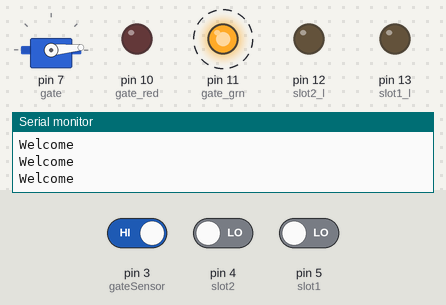
Bench run of a sketch on a simulated Arduino Uno, built with avr-gcc and run on an emulated ATmega328P. On the bench: servo, output pins drawn as LEDs (lit = HIGH), the last lines printed to the serial monitor. Dashed ring = blinking. Inputs (shaded band) come from the test bench; at power-on: pin 3 (gateSensor) HIGH, pin 4 (slot2) LOW, pin 5 (slot1) LOW.

Above: at 1.25 s.
1.3 s: pin 3 (gateSensor) driven LOW
At 2.1 s:
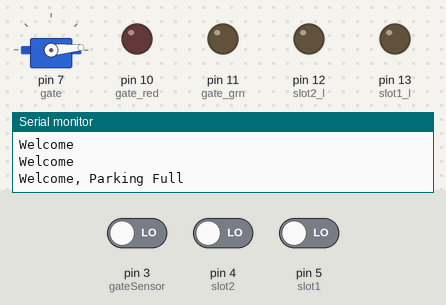
4.3 s: pin 4 (slot2) driven HIGH
At 6.1 s:
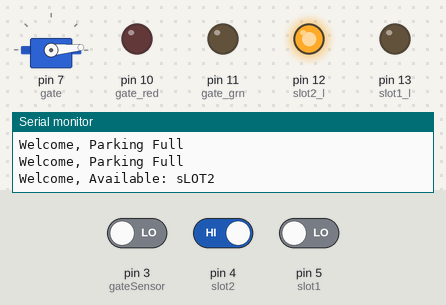
7.3 s: pin 5 (slot1) driven HIGH
At 8.3 s:
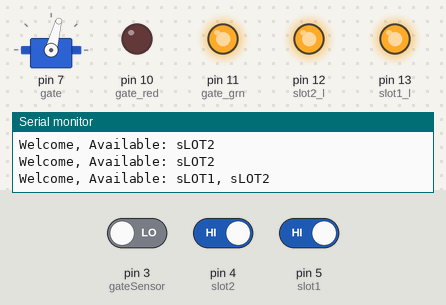
8.8 s: pin 4 (slot2) driven LOW
At 9.9 s:
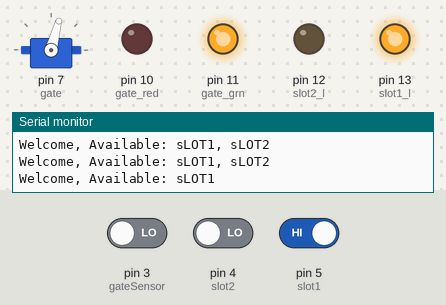
10.8 s: pin 3 (gateSensor) driven HIGH
At 11.55 s:
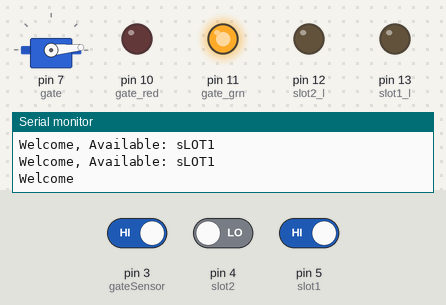
13.8 s: pin 3 (gateSensor) driven LOW
At 14.7 s:
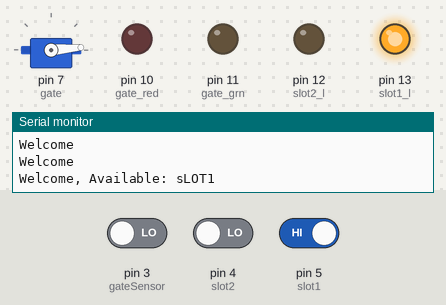
Timing chart, 0 to 16.8 s (numbered marks = the images above; inputs shaded):
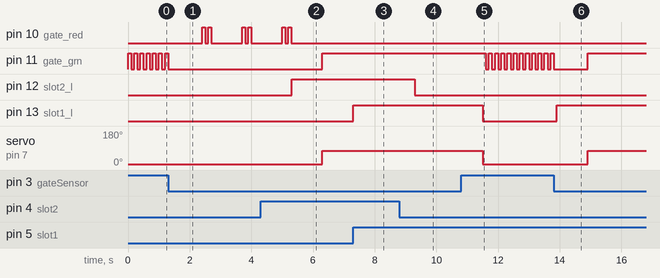

The sketch:

Parking_garage_Code.ino
```cpp
/*Automated Parking Garage by Ashraf Minhaj. www.youtube.com/c/fusebatti
* for any query please mail me at ashraf_minhaj@yahoo.com*/

#include<Servo.h>   //adding Servo library
Servo gate;        //you may open or close gate using a Servo motor
int slot1 = 5;   //Connect IR sensor on digital pin5 for sLOT 1
int slot2 = 4;   //sLot2 pin on digital 4
int gateSensor = 3; //IR sensor on gate to arduino pin 3
int slot1_l = 13;
int slot2_l = 12;
int gate_grn = 11;
int gate_red = 10;


void setup()
{
gate.attach(7);     //connecting the gate servo on pin 5
pinMode(slot1,INPUT);  //setting slot pins  & gate IR sensor as input to arduino
pinMode(slot2,INPUT);
pinMode(gateSensor,INPUT);
 pinMode(slot1_l,OUTPUT);
 pinMode(slot2_l,OUTPUT);
 pinMode(gate_grn,OUTPUT);
 pinMode(gate_red,OUTPUT);
 Serial.begin(9600);       //initialzing Serial monitor

}

void loop()
{
 //the car arrives and sensor goes LOW

if(   !(digitalRead(gateSensor)) && digitalRead(slot1) && digitalRead(slot2))   //slot1 & slot2 empty
 {
  Serial.println("Welcome, Available: sLOT1, sLOT2");  //print slot1 and slo2 available
  digitalWrite(slot1_l,HIGH);
  digitalWrite(slot2_l,HIGH);
  delay(1000);
  digitalWrite(gate_grn,HIGH);
  gate.write(75); //gate will open after the dealy of 1 second
 }

 if( !(digitalRead(gateSensor)) && !(digitalRead(slot1)) && digitalRead(slot2))  //car on slot1,slot2 free
  {
      Serial.println("Welcome, Available: sLOT2");  // slo2 available
      digitalWrite(slot1_l,LOW);
      digitalWrite(slot2_l,HIGH);
      delay(1000);
      digitalWrite(gate_grn,HIGH);
     gate.write(75); //gate will open after the dealy of 1 second
  }

   if( !(digitalRead(gateSensor)) && digitalRead(slot1) && !(digitalRead(slot2)))     //car on slot2,slot1 free
   {
     Serial.println("Welcome, Available: sLOT1");  // slo1 available
      digitalWrite(slot1_l,HIGH);
      digitalWrite(slot2_l,LOW);
      delay(1000);
     digitalWrite(gate_grn,HIGH);
     gate.write(75);
      delay(100);                //gate will open after the dealy of 1 second
   }


    if( !(digitalRead(gateSensor)) && !(digitalRead(slot1)) && !(digitalRead(slot2)))
     {
       Serial.println("Welcome, Parking Full");// No slot available
        digitalWrite(slot1_l,LOW);
        digitalWrite(slot2_l,LOW);
        delay(1000);
        digitalWrite(gate_red,HIGH);
        delay(100);
        digitalWrite(gate_red,LOW);
        delay(100);
        digitalWrite(gate_red,HIGH);
        delay(100);
        digitalWrite(gate_red,LOW);


     }

if( digitalRead(gateSensor))  //no input detected
    { Serial.println("Welcome");
      gate.write(5);       //gate close
     digitalWrite(slot1_l,LOW);
     digitalWrite(slot2_l,LOW);
     digitalWrite(gate_red,LOW);
     digitalWrite(gate_grn,HIGH);  //yellow/green light will blink from here
     delay(100);
     digitalWrite(gate_grn,LOW);
     delay(100);


    }

	}
```

Parking_garage_with_LCD_Code.c
```cpp
/* Automated Parking Garage Version2
 * by Ashraf Minhaj. www.youtube.com/c/fusebatti
 * for any query please mail me at ashraf_minhaj@yahoo.com
 *
 * Modified code to use with I2C LCD Display on 2nd November 2018
 * Display: 20x4 I2C lcd display
 * you can use with 16x2 lcd too with or without I2C [I2C is recommended for less pins]
 */

/*
 * connect LCD SDA to arduino analogIn 4
 * LCD SCL to arduino analogIn 5
 * VCC to 5V source, GND to ground.
 */

#include <LiquidCrystal_I2C.h>  //I2C display library
#include<Servo.h>   //adding Servo library

LiquidCrystal_I2C lcd(0x27,20,4); //declare lcd display with I2C address for 20x4 lcd

Servo gate;        //servo name

int slot1 = 5;     //Connect IR sensor on digital pin5 for sLOT 1
int slot2 = 4;     //sLot2 pin on digital 4
int gateSensor = 3; //IR sensor on gate to arduino pin 3


void setup()
{
 gate.attach(7);       //connecting the gate servo on pin 5
 pinMode(slot1,INPUT);  //setting slot pins  & gate IR sensor as input to arduino
 pinMode(slot2,INPUT);
 pinMode(gateSensor,INPUT);

 lcd.init();     //initialize lcd
 lcd.backlight(); //lcd background light

}

void loop()
{
     //the car arrives and sensor goes LOW

   if( !(digitalRead(gateSensor)) && digitalRead(slot1) && digitalRead(slot2))   //slot1 & slot2 empty
     {
      lcd.setCursor(0,1);   //first column second row
      lcd.print("Available: sLOT1, sLOT2");  //show slot1 and slo2 available

      delay(1000);
      gate.write(75); //gate will open after the dealy of 1 second
      delay(100);   //little delay for the servo to move there
     }

   if( !(digitalRead(gateSensor)) && !(digitalRead(slot1)) && digitalRead(slot2))  //car on slot1,slot2 free
      {
         lcd.setCursor(0,1);   //first column second row
         lcd.print("Available: sLOT2");  // slo2 available

         delay(1000);
         gate.write(75); //gate will open after the dealy of 1 second
         delay(100);
      }

   if( !(digitalRead(gateSensor)) && digitalRead(slot1) && !(digitalRead(slot2)))     //car on slot2,slot1 free
       {
         lcd.setCursor(0,1);   //first column second row
         lcd.print("Available: sLOT1");  // slo1 available

         delay(1000);
         gate.write(75);  //gate will open after the dealy of 1 second
         delay(100);
       }


  if( !(digitalRead(gateSensor)) && !(digitalRead(slot1)) && !(digitalRead(slot2)))

        {
          lcd.clear();    //clear lcd
          lcd.setCursor(0, 2);  //first column 3rd row
          /*show message at the middle of the display*/
          lcd.print("Sorry,Parking Full");// No slot available
        }

  if( digitalRead(gateSensor))    // nothing on gate
        {
          lcd.clear();    //clear lcd
          lcd.setCursor(0, 0);   //first column first row
          lcd.print("*Park Car Here*"); //show welcome message
          gate.write(5);       //gate close
        }

}
```

Measured:
- after the input at 1.3 s, pin 10 (gate_red): LOW → HIGH after 1.1 s, → LOW 0.10 s later, → HIGH 0.10 s later, → LOW 0.10 s later, … (8 changes in this stretch); pin 11 (gate_grn): goes on until 1.3 s, then stays LOW
- after the input at 4.3 s, pin 10 (gate_red): goes on until 5.3 s, then stays LOW; pin 11 (gate_grn): LOW → HIGH after 2.0 s; pin 12 (slot2_l): LOW → HIGH after 1.0 s; servo on pin 7 (gate): 5° → 75° after 2.0 s
- after the input at 7.3 s, pin 13 (slot1_l): LOW → HIGH at once
- after the input at 8.8 s, pin 12 (slot2_l): HIGH → LOW after 0.50 s
- after the input at 10.8 s, pin 11 (gate_grn): alternates HIGH for 0.10 s and LOW for 0.10 s, starting after 0.80 s; pin 13 (slot1_l): HIGH → LOW after 0.70 s; servo on pin 7 (gate): 75° → 5° after 0.70 s
- after the input at 13.8 s, pin 13 (slot1_l): LOW → HIGH after 0.11 s; servo on pin 7 (gate): 5° → 75° after 1.1 s
- by itself, pin 11 (gate_grn): alternates HIGH for 0.10 s and LOW for 0.10 s
